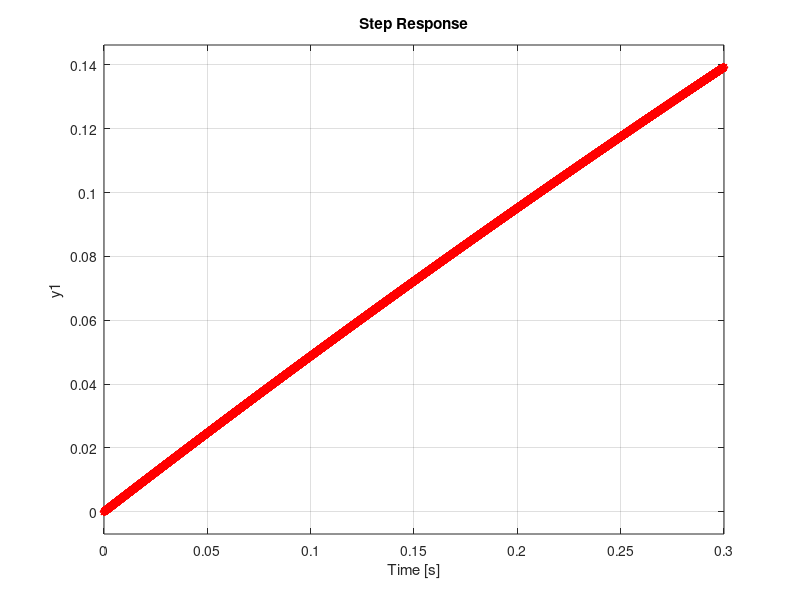

Write MATLAB code to recreate this figure.
clc
clear
close all

R=10e3;
L=5e-3;
C1=1e-6;
C2=200e-6;

h=tf(1,[R*C1*C2*L L*(C1+C2) R*C2 1]);

pzmap(h);

A=[-1/(R*C2) 1/(R*C2) 0;
    1/(R*C1) -1/(R*C1) 1/C1;
    0 -1/L 0];
B=[0 0 1/L]';
C=[1 0 0];
D=[0];

sis=ss(A,B,C,D);

step(sis,'-b')
hold on
step(h,'*r')